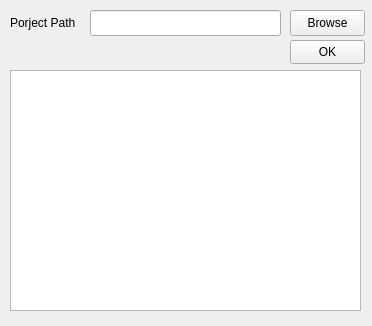
<?xml version="1.0" encoding="UTF-8"?>
<ui version="4.0">
 <class>import_from_folder</class>
 <widget class="QMainWindow" name="import_from_folder">
  <property name="geometry">
   <rect>
    <x>0</x>
    <y>0</y>
    <width>372</width>
    <height>326</height>
   </rect>
  </property>
  <property name="windowTitle">
   <string notr="true">Arc NeuroWave Visualizer</string>
  </property>
  <widget class="QWidget" name="centralwidget">
   <widget class="QLabel" name="label_path">
    <property name="geometry">
     <rect>
      <x>10</x>
      <y>10</y>
      <width>71</width>
      <height>26</height>
     </rect>
    </property>
    <property name="text">
     <string>Porject Path</string>
    </property>
   </widget>
   <widget class="QLineEdit" name="lineEdit_path">
    <property name="geometry">
     <rect>
      <x>90</x>
      <y>10</y>
      <width>191</width>
      <height>26</height>
     </rect>
    </property>
   </widget>
   <widget class="QPushButton" name="pushButton_browse">
    <property name="geometry">
     <rect>
      <x>290</x>
      <y>10</y>
      <width>75</width>
      <height>26</height>
     </rect>
    </property>
    <property name="text">
     <string>Browse</string>
    </property>
   </widget>
   <widget class="QTextEdit" name="textEdit_log">
    <property name="geometry">
     <rect>
      <x>10</x>
      <y>70</y>
      <width>351</width>
      <height>241</height>
     </rect>
    </property>
    <property name="verticalScrollBarPolicy">
     <enum>Qt::ScrollBarAsNeeded</enum>
    </property>
    <property name="readOnly">
     <bool>true</bool>
    </property>
   </widget>
   <widget class="QPushButton" name="pushButton">
    <property name="geometry">
     <rect>
      <x>290</x>
      <y>40</y>
      <width>75</width>
      <height>24</height>
     </rect>
    </property>
    <property name="text">
     <string>OK</string>
    </property>
    <property name="autoDefault">
     <bool>false</bool>
    </property>
   </widget>
  </widget>
 </widget>
 <resources/>
 <connections/>
</ui>
